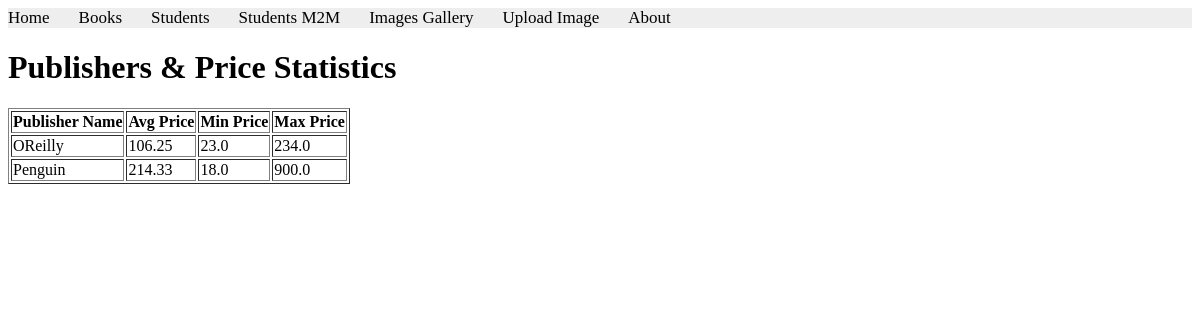
/books/lab9/task4/, run on the app's committed database.
### apps/bookmodule/models.py (models this page shows)
class Publisher(models.Model):
    name = models.CharField(max_length=200)
    location = models.CharField(max_length=300)

### apps/bookmodule/views.py (the view)
# urls.py: path('lab9/task4/', views.lab9_task4, name='lab9_task4'),
def lab9_task4(request):
    publishers = Publisher.objects.annotate(
        avg_price=Avg('book__price'),
        min_price=Min('book__price'),
        max_price=Max('book__price')
    )
    return render(request, 'bookmodule/lab9_task4.html', {'publishers': publishers})

### apps/templates/bookmodule/lab9_task4.html (shortened to what this page needs)
{% extends "layouts/base.html" %}
{% block content %}
<h1>Publishers & Price Statistics</h1>
<table border="1">
    <tr>
        <th>Publisher Name</th>
        <th>Avg Price</th>
        <th>Min Price</th>
        <th>Max Price</th>
    </tr>
    {% for pub in publishers %}
    <tr>
        <td>{{ pub.name }}</td>
        <td>{{ pub.avg_price|floatformat:2|default:"0.00" }}</td>
        <td>{{ pub.min_price|default:"0.00" }}</td>
        <td>{{ pub.max_price|default:"0.00" }}</td>
    </tr>
    {% empty %}
    <tr>
        <td colspan="4">No publishers found.</td>
    </tr>
    {% endfor %}
</table>
{% endblock %}

### data on the page
Publisher: name "OReilly", avg_price "106.25", min_price "23.0", max_price "234.0"
Publisher: name "Penguin", avg_price "214.33", min_price "18.0", max_price "900.0"
